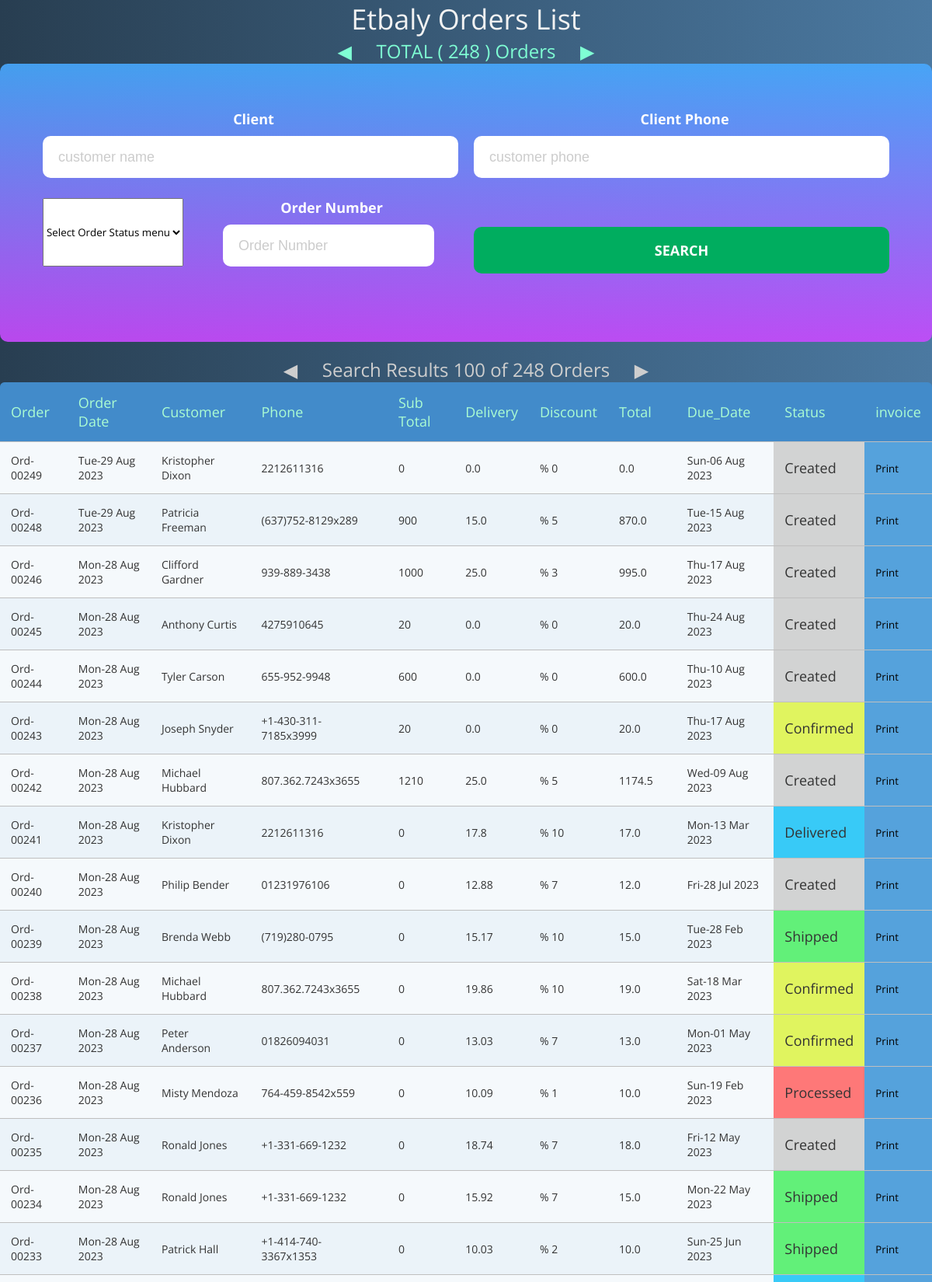
Screenshot of /orders/ (upper part) with the database file from the repository.
### Etpaly_Orders/models.py (models this page shows, shortened)
class Order(models.Model):
    status = models.CharField(_("Status"),max_length=12,choices=ORDER_STATUS,default=ORDER_STATUS[0][0])
    customer = models.ForeignKey(Customer,related_name='order_customer',on_delete=models.SET_NULL,null=True,blank=True)
    order_date = models.DateField(_("Order_date"),default=timezone.now)
    delivery_date = models.DateField(_("Delivery_date"),null=True,blank=True)
    discount=models.IntegerField(_("Discount"),null=True , blank=True,default=0)
    Delivery_Fee=models.FloatField(_("Delivery_Fee"),null=True , blank=True,default=0)
    note=models.CharField(("note"), max_length=50,default='no note')
    def __str__(self) :
        return f"""Ord-00{self.id}"""
    def sup_total(self):
        sup= 0
        Order_detail = self.order_Detail.all()
        for order in Order_detail:
            sup += order.total_order()
        self.sup_total=sup
        return self.sup_total
    def net_total(self):
        total = 0
        Order_detail = self.order_Detail.all()
        for order in Order_detail:
            total += order.total_order()
        net_total=round(total-int(total*self.discount)/100+int(self.Delivery_Fee),2)
        return net_total

class Customer(models.Model):
    name=models.CharField(_("client"), max_length=100)
    phone=models.CharField(_("phone"), max_length=14)
    location=models.TextField(_("Address"), max_length=300)
    email=models.EmailField(_("email"), max_length=50 ,default='no email')
    note=models.CharField(_("note"), max_length=50,default='no note')

class OrderDetail(models.Model):
    order = models.ForeignKey(Order,related_name='order_Detail',on_delete=models.CASCADE)
    product = models.ForeignKey(Product,verbose_name='product',related_name='order_product',on_delete=models.SET_NULL,null=True,blank=True)
    quantity = models.IntegerField(_("Quantity"),default=1)
    price = models.FloatField(_("Price"),default=0)
    note=models.CharField(("note"), max_length=50,default='no note')
    def total_order(self):
        order_total=int(self.quantity)*int(self.price)
        return order_total

### Etpaly_Orders/views.py (the view)
# urls.py: path('orders/',order_list,name='order_list'),
def order_list(request):
    orders = Order.objects.select_related("customer").all().order_by("-id")
    myfilter = OrderFilter(request.GET, queryset=orders)
    orders = myfilter.qs
    paginator = Paginator(orders, 100)
    page_number = request.GET.get("page")
    page_obj = paginator.get_page(page_number)
    context = {'page_obj': page_obj,
               'myfilter': myfilter,'count':Order.objects.all().count()}
    return render(request, 'Etpaly_Orders/orders_List.html', context)

### Etpaly_Orders/templates/Etpaly_Orders/orders_List.html (shortened to what this page needs)
{% load static %}
<!DOCTYPE html>
<html lang="en">
<head>
    <link rel="stylesheet" href="{% static 'en/css/orders.css' %}">
</head>
<body>
    <div class="container">
        <h1>Etbaly Orders List</h1>
        <div class="rwd-table">
            <div class="col-lg-12">
                <div>
                    <h3 style="color: aquamarine;">TOTAL <span> ( {{count}} ) Orders</span></h3>
                    <div class="card card-5">
                        <div class="card-body">
                            <form method="GET" action="#">
                                <div class="row row-space">
                                    <div class="col-2">
                                        <div class="input-group">
                                            <label class="label">Client</label>
                                            <input class="input--style-1" type="text" name="customer__name"
                                                placeholder="customer name">
                                        </div>
                                    </div>
                                    <div class="col-2">
                                        <div class="input-group">
                                            <label class="label">Client Phone</label>
                                            <input class="input--style-1" type="text" name="customer__phone"
                                                placeholder="customer phone">
                                        </div>
                                    </div>
                                </div>
                                <div class="row row-space">
                                    <select class="input-group" name="status">
                                        <option selected>Select Order Status menu</option>
                                    </select>
                                    <div class="input-group">
                                        <label class="label">Order Number</label>
                                        <input class="input--style-1" type="text" name="id" placeholder="Order Number">
                                    </div>
                                    <div class="col-2">
                                        <button class="btn-submit" type="submit">search</button>
                                    </div>
                                </div>
                            </form>
                        </div>
                    </div>
                    <br>
                </div>
            </div>
        </div>
        <h3 class="page-info">Search Results {{page_obj|length}} of {{count}} Orders </h3><br>
        <table class="rwd-table">
            <tbody>
                <tr>
                    <th>
                        <h4>Order</h4>
                    </th>
                    <th>
                        <h4>Order Date</h4>
                    </th>
                    <th>
                        <h4>Customer</h4>
                    </th>
                    <th>
                        <h4>Phone</h4>
                    </th>
                    <th>
                        <h4>Sub Total</h4>
                    </th>
                    <th>
                        <h4>Delivery</h4>
                    </th>
                    <th>
                        <h4>Discount</h4>
                    </th>
                    <th>
                        <h4>Total</h4>
                    </th>
                    <th>
                        <h4>Due_Date</h4>
                    </th>
                    <th>
                        <h4>Status</h4>
                    </th>
                    <th>
                        <h4>invoice</h4>
                    </th>
                </tr>
                {% for order in page_obj %}
                <tr>
                    <td data-th="Order Code">
                        {{order}}
                    </td>
                    <td data-th="Order Date">
                        {{order.order_date|date:'D-d M Y' }}
                    </td>
                    <td data-th="Customer">
                        {{order.customer.name}}
                    </td>
                    <td data-th="Phone">
                        {{order.customer.phone}}
                    </td>
                    <td data-th="Sup_Total">
                        {{order.sup_total}}
                    </td>
                    <td data-th="Delivery">
                        {{order.Delivery_Fee}}
                    </td>
                    <td data-th="Discount">
                        % {{order.discount}}
                    </td>
                    <td data-th="Total">
                        {{order.net_total}}
                    </td>
                    <td data-th="Due_Date">
                        {{order.delivery_date|date:'D-d M Y' }}
                    </td>
                    <td data-th="Order Status" {% if order.status == 'Created' %} style="background-color: rgb(210, 211, 211);" {% elif order.status == 'Confirmed' %} style="background-color: rgb(224, 244, 95);" {% elif order.status == 'Processed' %} style="background-color: rgb(254, 120, 120);" {% elif order.status == 'Shipped' %} style="background-color: rgb(98, 240, 121);" {% elif order.status == 'Delivered' %} style="background-color: rgb(56, 202, 247);" {% endif %}>
                        <h4>{{order.status}}</h4>
                    </td>
                    <td data-th="Total" style="background-color: rgb(85, 162, 220); color: rgb(48, 67, 42);">
                        <a href="{% url 'order_invoice' order.id %}"><button type="button"
                                >Print</button></a>
                    </td>
                </tr>
                {% endfor %}
            </tbody>
        </table>
    </div>
</body>
</html>

### rows the page displays
Order: id "Ord-00249", order_date "Tue-29 Aug 2023", customer.name "Kristopher Dixon", customer.phone "2212611316", sup_total "0", Delivery_Fee "0.0", discount "0", net_total "0.0", delivery_date "Sun-06 Aug 2023", status "Created"
Order: id "Ord-00248", order_date "Tue-29 Aug 2023", customer.name "Patricia Freeman", customer.phone "(637)752-8129x289", sup_total "900", Delivery_Fee "15.0", discount "5", net_total "870.0", delivery_date "Tue-15 Aug 2023", status "Created"
Order: id "Ord-00246", order_date "Mon-28 Aug 2023", customer.name "Clifford Gardner", customer.phone "939-889-3438", sup_total "1000", Delivery_Fee "25.0", discount "3", net_total "995.0", delivery_date "Thu-17 Aug 2023", status "Created"
Order: id "Ord-00245", order_date "Mon-28 Aug 2023", customer.name "Anthony Curtis", customer.phone "4275910645", sup_total "20", Delivery_Fee "0.0", discount "0", net_total "20.0", delivery_date "Thu-24 Aug 2023", status "Created"
Order: id "Ord-00244", order_date "Mon-28 Aug 2023", customer.name "Tyler Carson", customer.phone "655-952-9948", sup_total "600", Delivery_Fee "0.0", discount "0", net_total "600.0", delivery_date "Thu-10 Aug 2023", status "Created"
Order: id "Ord-00243", order_date "Mon-28 Aug 2023", customer.name "Joseph Snyder", customer.phone "+1-430-311-7185x3999", sup_total "20", Delivery_Fee "0.0", discount "0", net_total "20.0", delivery_date "Thu-17 Aug 2023", status "Confirmed"
Order: id "Ord-00242", order_date "Mon-28 Aug 2023", customer.name "Michael Hubbard", customer.phone "807.362.7243x3655", sup_total "1210", Delivery_Fee "25.0", discount "5", net_total "1174.5", delivery_date "Wed-09 Aug 2023", status "Created"
Order: id "Ord-00241", order_date "Mon-28 Aug 2023", customer.name "Kristopher Dixon", customer.phone "2212611316", sup_total "0", Delivery_Fee "17.8", discount "10", net_total "17.0", delivery_date "Mon-13 Mar 2023", status "Delivered"
Order: id "Ord-00240", order_date "Mon-28 Aug 2023", customer.name "Philip Bender", customer.phone "01231976106", sup_total "0", Delivery_Fee "12.88", discount "7", net_total "12.0", delivery_date "Fri-28 Jul 2023", status "Created"
Order: id "Ord-00239", order_date "Mon-28 Aug 2023", customer.name "Brenda Webb", customer.phone "(719)280-0795", sup_total "0", Delivery_Fee "15.17", discount "10", net_total "15.0", delivery_date "Tue-28 Feb 2023", status "Shipped"
Order: id "Ord-00238", order_date "Mon-28 Aug 2023", customer.name "Michael Hubbard", customer.phone "807.362.7243x3655", sup_total "0", Delivery_Fee "19.86", discount "10", net_total "19.0", delivery_date "Sat-18 Mar 2023", status "Confirmed"
Order: id "Ord-00237", order_date "Mon-28 Aug 2023", customer.name "Peter Anderson", customer.phone "01826094031", sup_total "0", Delivery_Fee "13.03", discount "7", net_total "13.0", delivery_date "Mon-01 May 2023", status "Confirmed"
Order: id "Ord-00236", order_date "Mon-28 Aug 2023", customer.name "Misty Mendoza", customer.phone "764-459-8542x559", sup_total "0", Delivery_Fee "10.09", discount "1", net_total "10.0", delivery_date "Sun-19 Feb 2023", status "Processed"
Order: id "Ord-00235", order_date "Mon-28 Aug 2023", customer.name "Ronald Jones", customer.phone "+1-331-669-1232", sup_total "0", Delivery_Fee "18.74", discount "7", net_total "18.0", delivery_date "Fri-12 May 2023", status "Created"
Order: id "Ord-00234", order_date "Mon-28 Aug 2023", customer.name "Ronald Jones", customer.phone "+1-331-669-1232", sup_total "0", Delivery_Fee "15.92", discount "7", net_total "15.0", delivery_date "Mon-22 May 2023", status "Shipped"
Order: id "Ord-00233", order_date "Mon-28 Aug 2023", customer.name "Patrick Hall", customer.phone "+1-414-740-3367x1353", sup_total "0", Delivery_Fee "10.03", discount "2", net_total "10.0", delivery_date "Sun-25 Jun 2023", status "Shipped"

### other values shown
{{ count }} "248"
{{ page_obj|length }} "100"
